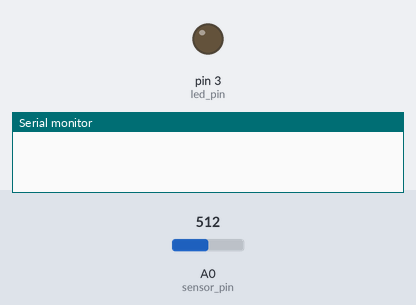
A sketch run on a simulated Arduino Uno, built with avr-gcc and run on an emulated ATmega328P. Shown: output pins drawn as LEDs (lit = HIGH), the last lines printed to the serial monitor. The inputs (shaded band) are chosen by the test bench; at power-on: A0 (sensor_pin) = 512.

Above: at 1.2 s.
1.3 s: A0 (sensor_pin) set to 42
2.8 s: A0 (sensor_pin) set to 36
At 3.2 s:
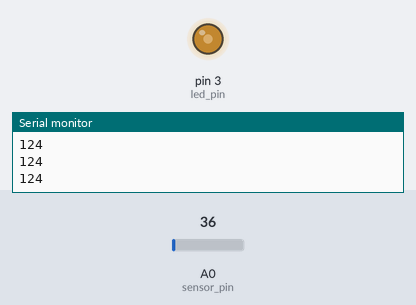
4.3 s: A0 (sensor_pin) set to 0
At 4.8 s:
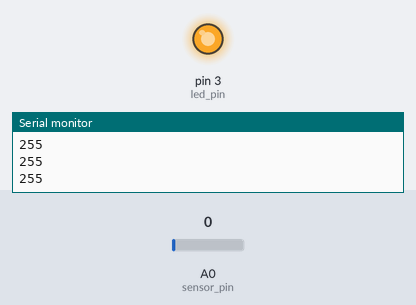
5.8 s: A0 (sensor_pin) set to 50
At 6.4 s:
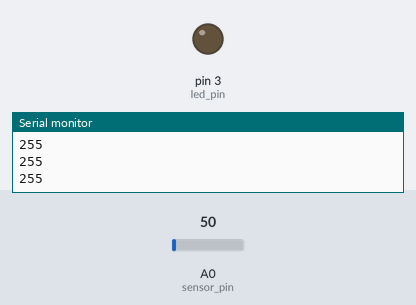
Timing chart, 0 to 8.3 s (numbered marks = the images above; inputs shaded):
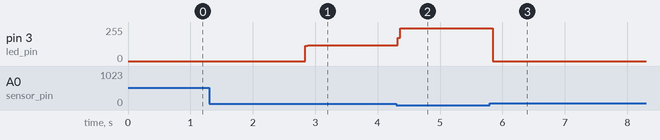

The sketch:

LedPhoto_3.ino
```cpp
#define sensor_pin A0
#define led_pin 3

void setup() {
  Serial.begin(9600);
  pinMode(led_pin, OUTPUT);
}

void loop() {
  int val = analogRead(sensor_pin);
  if (val<40){//менять val в зависимости от сенсора
  int ledPower = map(val, 0, 70, 255, 0);//значения map настроить от val
  analogWrite(led_pin, ledPower);
  Serial.println(ledPower);}
  digitalWrite(led_pin, LOW);

}
```

Measured:
- the behaviour switches between 40 and 39 on A0 (sensor_pin) (found by bisection; images 0 and 1)
- after the input at 1.3 s, every drawn part: stays the same
- after the input at 2.8 s, pin 3 (led_pin): 0/255 → 120/255 at once
- after the input at 4.3 s, pin 3 (led_pin): 120/255 → 246/255 at once
- after the input at 5.8 s, pin 3 (led_pin): 246/255 → 0/255 at once
